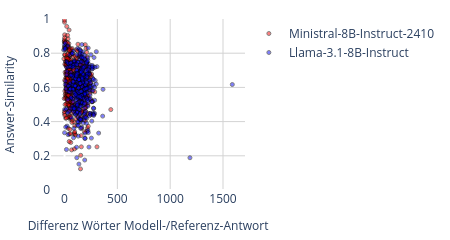

Here is the notebook cell this chart was saved with:
### Markdown cell above
### Scatter-Plot Differenz Anzahl Wörter Modell-/Referenz-Antwort und Similarity

Gegenüberstellung Differenz der Anzahl der Wörter zwischen Modell- und Referenz-Antwort und Ähnlichkeit zwischen diesen als Scatter-Plot

### Code cell
# Scatter-Plot Gegenüberstellung Differenz Anzahl Wörter Modell-/Referenz-Antwort und Similarity
fig = go.Figure()
# Modelle
for i in range(len(models)):
    # Scatter-Plot hinzufügen
    fig.add_trace(
        go.Scatter(
            x=answers_model[i]['answer_word_count_diff'], 
            y=answers_model[i]['answer_similarity'],
            mode='markers',
            marker={'color': model_colors[i], 'size':4, 'opacity': 0.5, 'line':{'width':1, 'color': '#000000'}},
            #opacity=0.5,
            name=models[i]
        )
    )

    print(f'Correlation {models[i]}\n')
    print(stats.pearsonr(answers_model[i]['answer_word_count_diff'], answers_model[i]['answer_similarity']))
    print(stats.spearmanr(answers_model[i]['answer_word_count_diff'], answers_model[i]['answer_similarity']))
    print('')
        
fig.update_yaxes(showgrid=True, gridwidth=1, gridcolor='LightGrey', title={'text': 'Answer-Similarity', 'font': {'size': 12}}, dtick=0.2, range=[0.0, 1.0])
fig.update_xaxes(showgrid=True, gridwidth=1, gridcolor='LightGrey', title={'text': 'Differenz Wörter Modell-/Referenz-Antwort', 'font': {'size': 12}}, automargin=True)#, range=[-100,1600]

fig.update_layout(
    width=450,
    height=225,
    plot_bgcolor='rgba(255, 255, 255, 1.0)', 
    paper_bgcolor='rgba(255, 255, 255, 1.0)', 
    margin={'l':10, 'b':10, 'r':10, 't':10},
    showlegend=True
)#

fig.show()

### Figure 1 — Plotly figure (JSON) as saved in the notebook; plotly's stock layout.template omitted (floating-point values rounded to 4 significant figures; data arrays with more than 128 entries replaced by an {"elided": "..."} marker saying what was removed)
{"data": [{"marker": {"color": "#FF0000", "line": {"color": "#000000", "width": 1}, "opacity": 0.5, "size": 4}, "mode": "markers", "name": "Ministral-8B-Instruct-2410", "type": "scatter", "x": {"elided": "397 int values"}, "y": {"elided": "397 float values"}}, {"marker": {"color": "#0000FF", "line": {"color": "#000000", "width": 1}, "opacity": 0.5, "size": 4}, "mode": "markers", "name": "Llama-3.1-8B-Instruct", "type": "scatter", "x": {"elided": "397 int values"}, "y": {"elided": "397 float values"}}], "layout": {"height": 225, "margin": {"b": 10, "l": 10, "r": 10, "t": 10}, "paper_bgcolor": "rgba(255, 255, 255, 1.0)", "plot_bgcolor": "rgba(255, 255, 255, 1.0)", "showlegend": true, "width": 450, "xaxis": {"automargin": true, "gridcolor": "LightGrey", "gridwidth": 1, "showgrid": true, "title": {"font": {"size": 12}, "text": "Differenz Wörter Modell-/Referenz-Antwort"}}, "yaxis": {"dtick": 0.2, "gridcolor": "LightGrey", "gridwidth": 1, "range": [0, 1], "showgrid": true, "title": {"font": {"size": 12}, "text": "Answer-Similarity"}}}}
